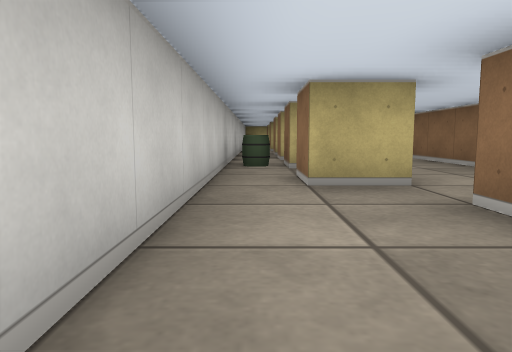
[1] (above)

19 first-person views from a walk through a cub3D ray-caster map. The camera is about half as high as the walls, tilts 6° down and sees 70° across. The floor is counted in squares. Each view is taken from the middle of a square. On the plan, view 1 faces up. The plan holds only what a view shows up to about 9 squares ahead; the rest is blank. The place goes on beyond the plan.

[2]
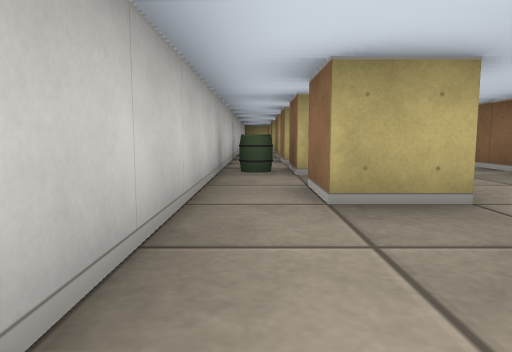

[3]
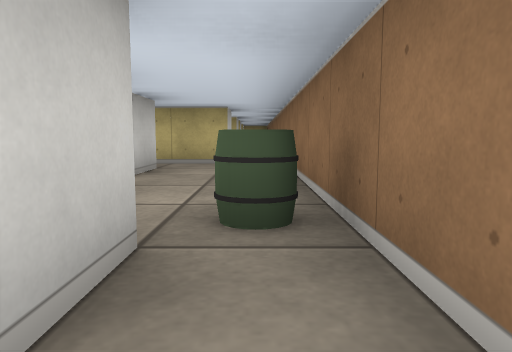

[4]
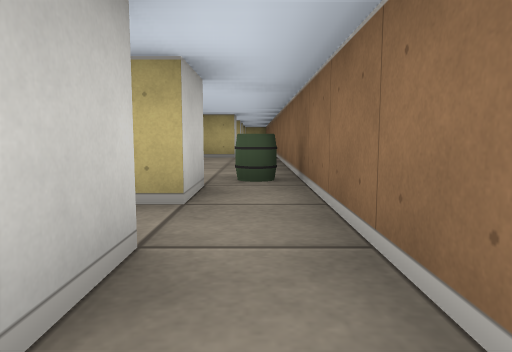

[5]
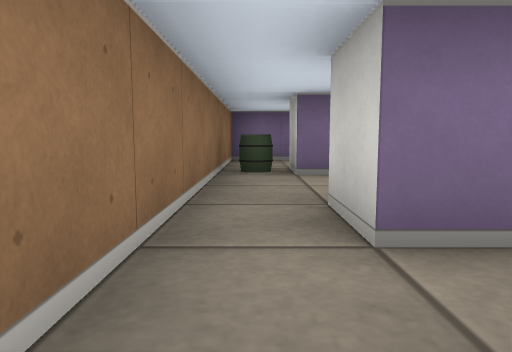

[6]
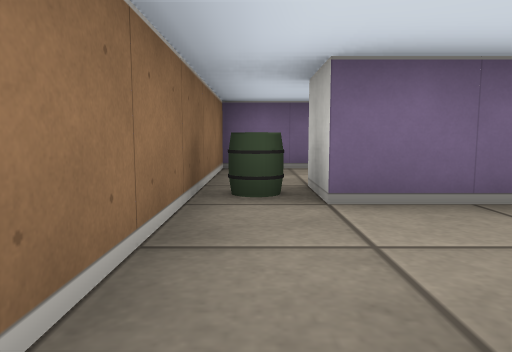

[7]
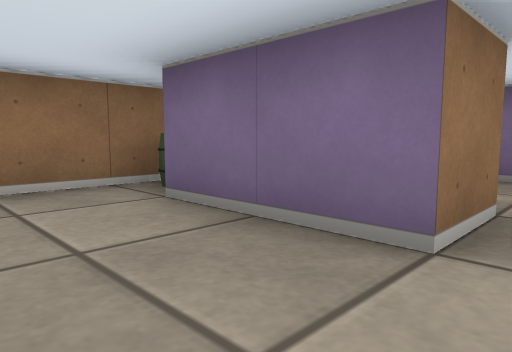

[8]
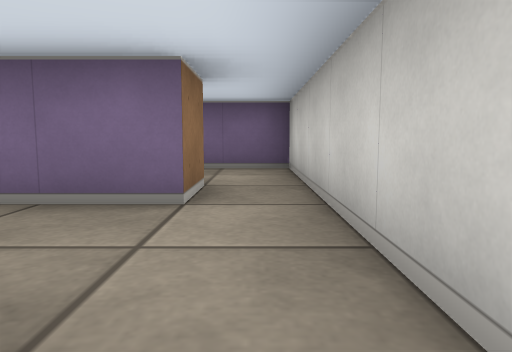

[9]
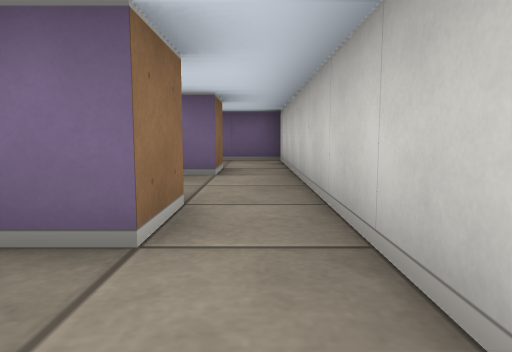

[10]
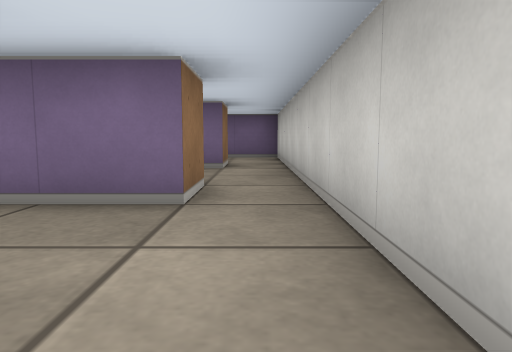

[11]
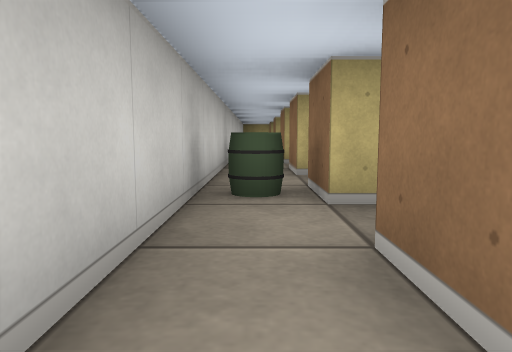

[12]
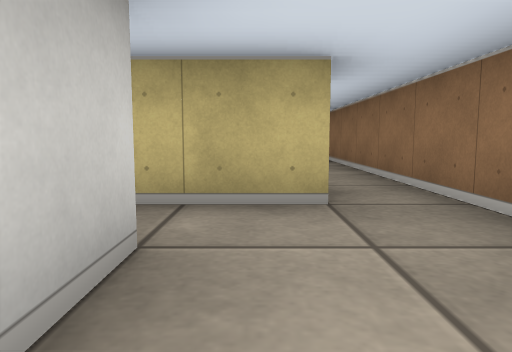

[13]
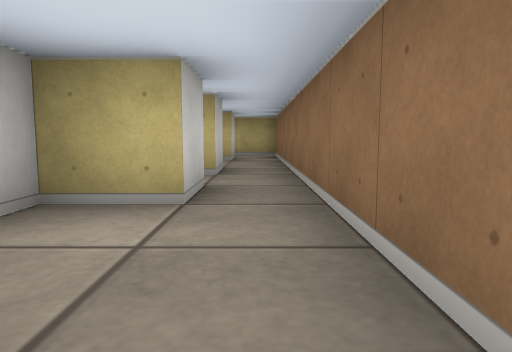

[14]
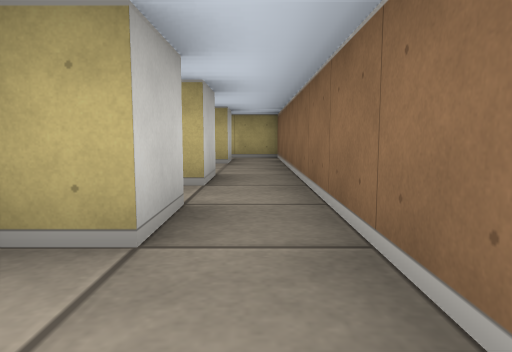

[15]
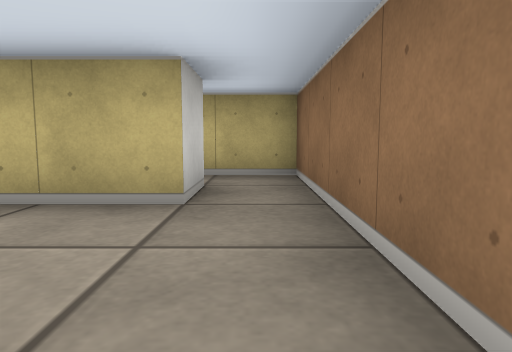

[16]
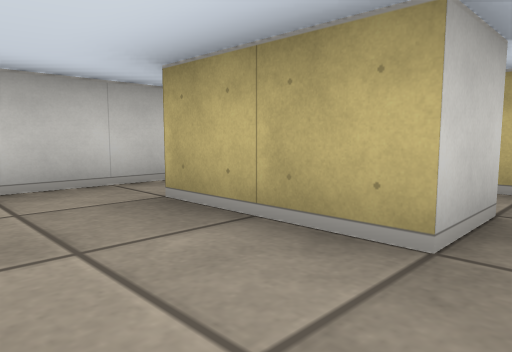

[17]
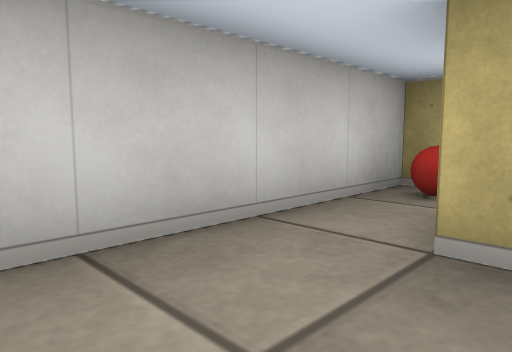

[18]
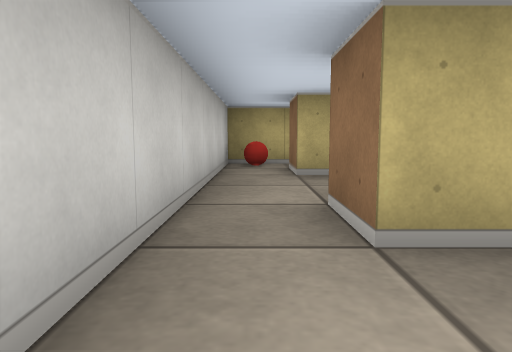

[19]
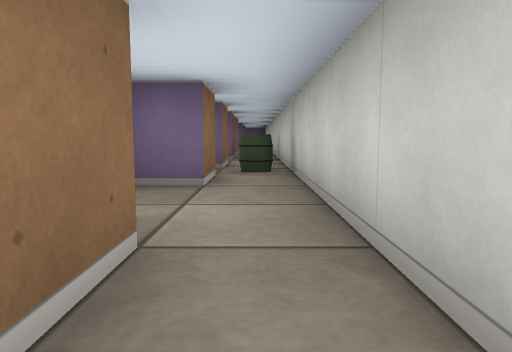

### Floor plan
Ten units are one square. View 1 is at (0, 0); x grows to the right and y downward. Boxes are objects, and circles mark ways between rooms. Rooms are numbered by the first view taken in them; rooms with no view inside come last. Other rooms are left out.
<svg viewBox="-10 -180 50 240">
<path fill="none" stroke="#000" d="M15 -20 15 -25M-5 -35 -5 5M16 -35 5 -35M5 5 5 -5 15 -5M5 -55 5 -65M15 -65 15 -55M5 -35 5 -45M25 -25 25 -15 21 -15M25 -75 5 -75M-5 -80 -5 -35M15 -5 25 -5M35 -5 35 -75M25 -5 25 5M5 25 25 25 25 35M35 35 35 -5M-5 5 -5 35M5 36 5 25M5 -105 12 -105M25 -85 25 -75M25 -115 25 -105 15 -105 15 -100M-5 -100 -5 -80M25 -125 5 -125M35 -75 35 -125M25 -135 25 -125M25 -155 5 -155M35 -125 35 -155M-5 -125 -5 -100M5 -125 5 -135M-5 -160 -5 -125M5 55 35 55 35 35M25 -166 25 -155M6 -175 -5 -175 -5 -160M35 -155 35 -175 22 -175M-5 35 -5 55 5 55"/>
<rect x="-5" y="-65" width="10" height="10" fill="#bbb"><title>barrel</title></rect>
<rect x="25" y="-35" width="10" height="10" fill="#bbb"><title>barrel</title></rect>
<rect x="25" y="25" width="10" height="10" fill="#bbb"><title>barrel</title></rect>
<rect x="-5" y="-95" width="10" height="10" fill="#bbb"><title>barrel</title></rect>
<rect x="-5" y="-175" width="10" height="10" fill="#bbb"><title>ball</title></rect>
<circle cx="0" cy="-40" r="3" fill="#2a7"/>
<circle cx="20" cy="-10" r="3" fill="#2a7"/>
<circle cx="0" cy="0" r="3" fill="#2a7"/>
<circle cx="30" cy="0" r="3" fill="#2a7"/>
<circle cx="30" cy="-80" r="3" fill="#2a7"/>
<circle cx="15" cy="15" r="3" fill="#2a7"/>
<circle cx="0" cy="30" r="3" fill="#2a7"/>
<circle cx="30" cy="-130" r="3" fill="#2a7"/>
<circle cx="15" cy="-120" r="3" fill="#2a7"/>
<circle cx="15" cy="-145" r="3" fill="#2a7"/>
<circle cx="30" cy="-160" r="3" fill="#2a7"/>
<circle cx="0" cy="-130" r="3" fill="#2a7"/>
<circle cx="15" cy="45" r="3" fill="#2a7"/>
<text x="0" y="-20">1</text>
<text x="20" y="-50">2</text>
<text x="20" y="10">3</text>
<text x="0" y="20">4</text>
<text x="20" y="-100">5</text>
<text x="20" y="-140">6</text>
<text x="0" y="-120">7</text>
<text x="0" y="-140">8</text>
<text x="20" y="40">9</text>
<text x="20" y="-170">10</text>
<text x="0" y="40">11</text>
</svg>
Room 1 opens to room 2. Room 1 opens to room 4. Room 2 opens to room 3. Room 2 opens to room 5. Room 3 opens to room 4. Room 4 opens to room 11. Room 5 opens to room 6. Room 5 opens to room 7. Room 6 opens to room 8. Room 6 opens to room 10. Room 7 opens to room 8. Room 9 opens to room 11.

Where each view was taken, in squares from view 1:
view 1: 0 up, 0 right, facing up
view 2: 1 up, 0 right, facing up
view 3: 1 up, 3 right, facing up
view 4: 1 down, 3 right, facing up
view 5: 2 up, 3 right, facing down
view 6: 0 up, 3 right, facing down
view 7: 1 down, 0 right, facing down-right
view 8: 0 up, 0 right, facing down
view 9: 2 up, 0 right, facing down
view 10: 3 up, 0 right, facing down
view 11: 3 up, 0 right, facing up
view 12: 5 up, 2 right, facing up
view 13: 8 up, 3 right, facing up
view 14: 9 up, 3 right, facing up
view 15: 13 up, 3 right, facing up
view 16: 14 up, 3 right, facing up-left
view 17: 14 up, 1 right, facing up-left
view 18: 11 up, 0 right, facing up
view 19: 14 up, 0 right, facing down
